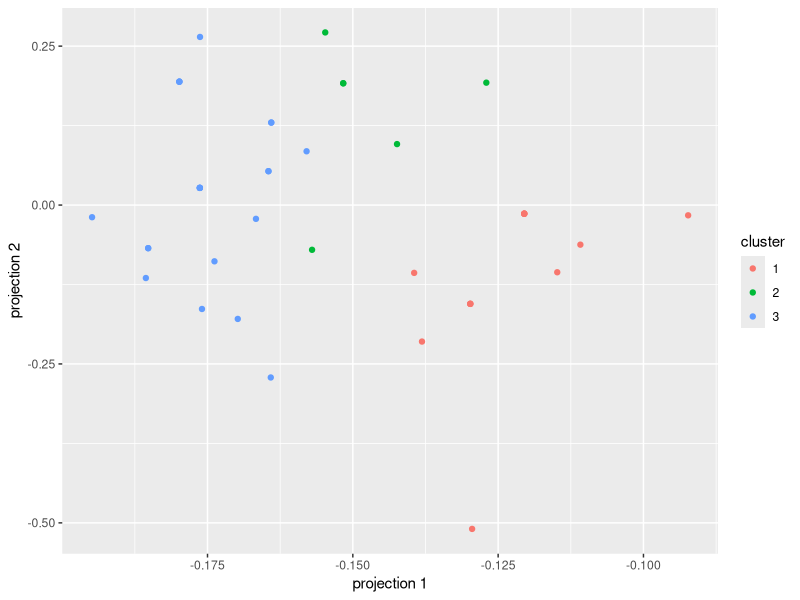
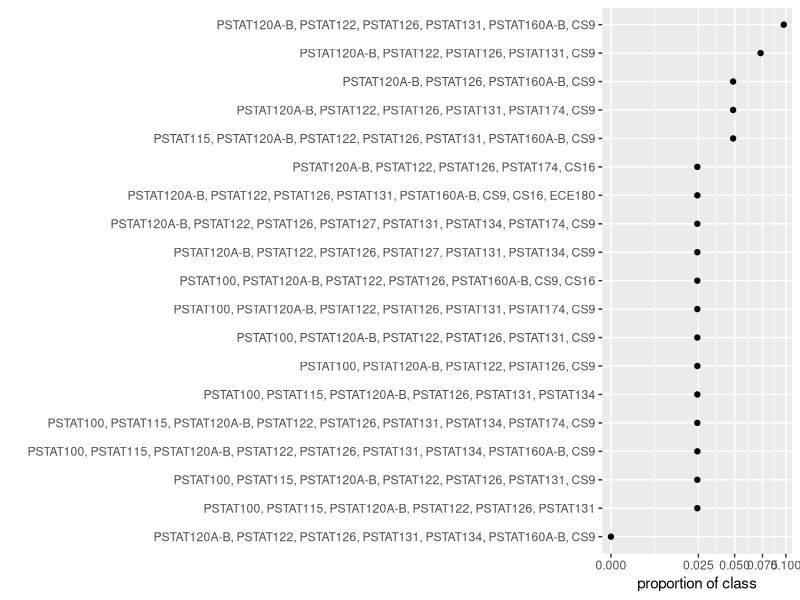

Here is the R script that generated these plots, in order:
library(tidyverse)

background <- read_csv('data/background-clean.csv')
interest <- read_csv('data/interest-clean.csv')

## individual variable summaries
###############################

# one variable, one summary
background %>%
  select(math.comf) %>%
  summarize_all(mean)

# many variables, same summary
background %>%
  select(contains('comf')) %>%
  summarise_all(.funs = mean)

background %>%
  select(contains('comf')) %>%
  summarise_all(.funs = median)

# many variables, many summaries
background %>%
  select(contains('comf')) %>%
  summarise_all(.funs = list(mean = mean, 
                             median = median,
                             min = min, 
                             max = max)) %>%
  gather(stat, val) %>%
  separate(stat, into = c('variable', 'stat'), sep = '_') %>%
  spread(stat, val)

# proficiency responses are factors
background %>%
  pull(math.prof) %>%
  factor() %>%
  fct_count()

# but levels are ordered
background %>%
  pull(math.prof) %>%
  factor(levels = c('Beg', 'Int', 'Adv')) %>%
  fct_count()

# same summary, each variable
background %>%
  select(contains('.prof')) %>%
  mutate_all(~factor(.x, levels = c('Beg', 'Int', 'Adv'))) %>%
  summarize_all(fct_count)

# clean up names a little
background %>%
  select(contains('.prof')) %>%
  mutate_all(~factor(.x, levels = c('Beg', 'Int', 'Adv'))) %>%
  rename_with(~gsub('.prof', '', .x)) %>%
  summarize_all(fct_count)

# what about converting to numeric? is this meaningful??
background %>%
  select(contains('.prof')) %>%
  mutate_all(~factor(.x, levels = c('Beg', 'Int', 'Adv'))) %>%
  rename_with(~gsub('.prof', '', .x)) %>%
  mutate_all(as.numeric) %>%
  summarize_all(.funs = list(mean = mean, 
                             median = median)) %>%
  gather(stat, val) %>%
  separate(stat, into = c('variable', 'stat'), sep = '_') %>%
  spread(stat, val)

## multivariable thinking
###########################

# unique combinations of proficiency ratings
proficiency <- background %>%
  select(contains('.prof')) %>%
  mutate_all(~factor(.x, levels = c('Beg', 'Int', 'Adv'))) %>%
  mutate_all(as.numeric)

proficiency %>% 
  rename_with(~gsub('.prof', '', .x)) %>%
  group_by(prog, math, stat) %>%
  count()

# unique combinations of comfort ratings
comfort <- background %>%
  select(contains('comf'))

comfort %>% 
  rename_with(~gsub('.comf', '', .x)) %>%
  group_by(prog, math, stat) %>%
  count()

# cluster responses into three groups
set.seed(92922)
clust <- bind_cols(proficiency, comfort) %>%
  kmeans(centers = 3)

clust %>% broom::tidy()

# plot clusters 
bind_cols(proficiency, comfort) %>%
  svd() %>%
  broom::tidy(matrix = 'u') %>%
  mutate(PC = paste('pc', PC, sep = '')) %>%
  pivot_wider(names_from = PC, values_from = value) %>%
  select(pc1, pc2) %>%
  mutate(clust = clust$cluster) %>%
  ggplot(aes(x = pc1, y = pc2)) +
  geom_point(aes(color = factor(clust))) +
  labs(x = 'projection 1', 
       y = 'projection 2',
       color = 'cluster')

# summary of classes taken
classes <- background %>%
  select(11:29) %>%
  mutate_all(~factor(.x, levels = c('no', 'yes'))) %>%
  mutate_all(~as.numeric(.x) - 1) %>%
  summarize_all(mean) %>%
  gather() %>%
  arrange(desc(value)) 

classes %>%
  ggplot(aes(x = value, y = reorder(key, value))) +
  geom_point() +
  scale_x_sqrt() +
  labs(x = 'proportion of class', y = '')

